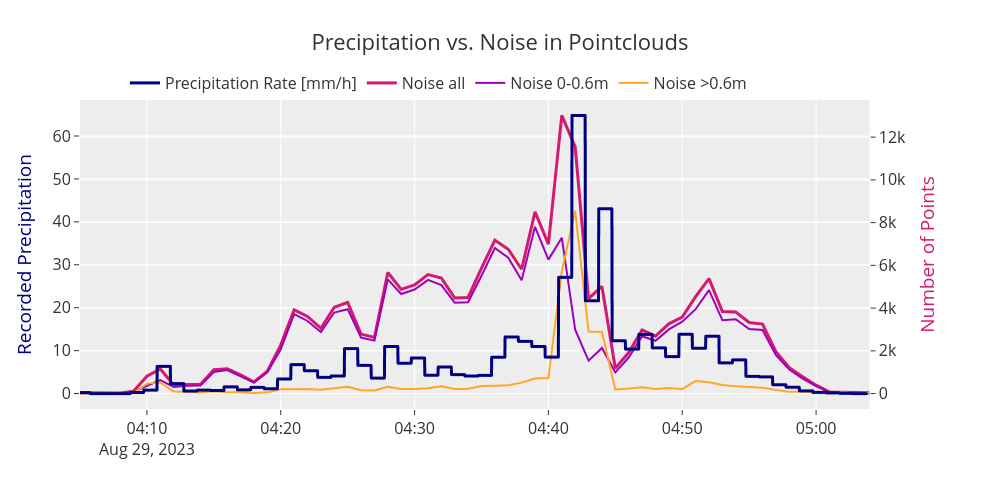

Here is the notebook cell this chart was saved with:
### Code cell
NPRC = n_points_ring_close_minutes
NPRW = n_points_ring_wide_minutes

fig = noise_plots.temporal_development(nrpc=NPRC, nrpw=NPRW, rr_differ=None, rr_int_h=rr_int_h)
fig
